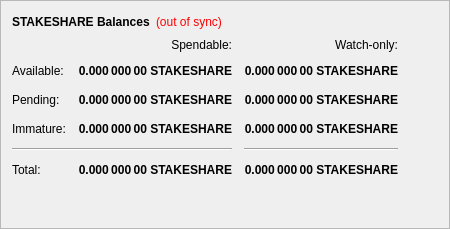
        <widget class="QFrame" name="frame">
         <property name="frameShape">
          <enum>QFrame::StyledPanel</enum>
         </property>
         <property name="frameShadow">
          <enum>QFrame::Raised</enum>
         </property>
         <layout class="QVBoxLayout" name="verticalLayout_4">
          <item>
           <layout class="QHBoxLayout" name="horizontalLayout_4">
            <item>
             <widget class="QLabel" name="label_5">
              <property name="font">
               <font>
                <weight>75</weight>
                <bold>true</bold>
               </font>
              </property>
              <property name="text">
               <string>STAKESHARE Balances</string>
              </property>
             </widget>
            </item>
            <item>
             <widget class="QLabel" name="labelWalletStatus">
              <property name="cursor">
               <cursorShape>WhatsThisCursor</cursorShape>
              </property>
              <property name="toolTip">
               <string>The displayed information may be out of date. Your wallet automatically synchronizes with the StakeShare network after a connection is established, but this process has not completed yet.</string>
              </property>
              <property name="styleSheet">
               <string notr="true">QLabel { color: red; }</string>
              </property>
              <property name="text">
               <string notr="true">(out of sync)</string>
              </property>
              <property name="alignment">
               <set>Qt::AlignLeading|Qt::AlignLeft|Qt::AlignVCenter</set>
              </property>
             </widget>
            </item>
            <item>
             <spacer name="horizontalSpacer_3">
              <property name="orientation">
               <enum>Qt::Horizontal</enum>
              </property>
              <property name="sizeHint" stdset="0">
               <size>
                <width>40</width>
                <height>20</height>
               </size>
              </property>
             </spacer>
            </item>
           </layout>
          </item>
          <item>
           <layout class="QGridLayout" name="gridLayout">
            <property name="spacing">
             <number>12</number>
            </property>
            <item row="2" column="2">
             <widget class="QLabel" name="labelWatchPending">
              <property name="font">
               <font>
                <weight>75</weight>
                <bold>true</bold>
               </font>
              </property>
              <property name="cursor">
               <cursorShape>IBeamCursor</cursorShape>
              </property>
              <property name="toolTip">
               <string>Unconfirmed transactions to watch-only addresses</string>
              </property>
              <property name="text">
               <string notr="true">0.000 000 00 STAKESHARE</string>
              </property>
              <property name="alignment">
               <set>Qt::AlignRight|Qt::AlignTrailing|Qt::AlignVCenter</set>
              </property>
              <property name="textInteractionFlags">
               <set>Qt::LinksAccessibleByMouse|Qt::TextSelectableByKeyboard|Qt::TextSelectableByMouse</set>
              </property>
             </widget>
            </item>
            <item row="2" column="1">
             <widget class="QLabel" name="labelUnconfirmed">
              <property name="font">
               <font>
                <weight>75</weight>
                <bold>true</bold>
               </font>
              </property>
              <property name="cursor">
               <cursorShape>IBeamCursor</cursorShape>
              </property>
              <property name="toolTip">
               <string>Total of transactions that have yet to be confirmed, and do not yet count toward the spendable balance</string>
              </property>
              <property name="text">
               <string notr="true">0.000 000 00 STAKESHARE</string>
              </property>
              <property name="alignment">
               <set>Qt::AlignRight|Qt::AlignTrailing|Qt::AlignVCenter</set>
              </property>
              <property name="textInteractionFlags">
               <set>Qt::LinksAccessibleByMouse|Qt::TextSelectableByKeyboard|Qt::TextSelectableByMouse</set>
              </property>
             </widget>
            </item>
            <item row="3" column="2">
             <widget class="QLabel" name="labelWatchImmature">
              <property name="font">
               <font>
                <weight>75</weight>
                <bold>true</bold>
               </font>
              </property>
              <property name="cursor">
               <cursorShape>IBeamCursor</cursorShape>
              </property>
              <property name="toolTip">
               <string>Staked or masternode rewards in watch-only addresses that has not yet matured</string>
              </property>
              <property name="text">
               <string notr="true">0.000 000 00 STAKESHARE</string>
              </property>
              <property name="alignment">
               <set>Qt::AlignRight|Qt::AlignTrailing|Qt::AlignVCenter</set>
              </property>
              <property name="textInteractionFlags">
               <set>Qt::LinksAccessibleByMouse|Qt::TextSelectableByKeyboard|Qt::TextSelectableByMouse</set>
              </property>
             </widget>
            </item>
            <item row="4" column="0" colspan="2">
             <widget class="Line" name="lineSpendableBalance">
              <property name="orientation">
               <enum>Qt::Horizontal</enum>
              </property>
             </widget>
            </item>
            <item row="4" column="2">
             <widget class="Line" name="lineWatchBalance">
              <property name="sizePolicy">
               <sizepolicy hsizetype="Preferred" vsizetype="Fixed">
                <horstretch>0</horstretch>
                <verstretch>0</verstretch>
               </sizepolicy>
              </property>
              <property name="minimumSize">
               <size>
                <width>140</width>
                <height>0</height>
               </size>
              </property>
              <property name="orientation">
               <enum>Qt::Horizontal</enum>
              </property>
             </widget>
            </item>
            <item row="5" column="0">
             <widget class="QLabel" name="labelTotalText">
              <property name="text">
               <string>Total:</string>
              </property>
             </widget>
            </item>
            <item row="3" column="1">
             <widget class="QLabel" name="labelImmature">
              <property name="font">
               <font>
                <weight>75</weight>
                <bold>true</bold>
               </font>
              </property>
              <property name="cursor">
               <cursorShape>IBeamCursor</cursorShape>
              </property>
              <property name="toolTip">
               <string>Staked or masternode rewards that has not yet matured</string>
              </property>
              <property name="text">
               <string notr="true">0.000 000 00 STAKESHARE</string>
              </property>
              <property name="alignment">
               <set>Qt::AlignRight|Qt::AlignTrailing|Qt::AlignVCenter</set>
              </property>
              <property name="textInteractionFlags">
               <set>Qt::LinksAccessibleByMouse|Qt::TextSelectableByKeyboard|Qt::TextSelectableByMouse</set>
              </property>
             </widget>
            </item>
            <item row="2" column="3">
             <spacer name="horizontalSpacer_2">
              <property name="orientation">
               <enum>Qt::Horizontal</enum>
              </property>
              <property name="sizeHint" stdset="0">
               <size>
                <width>40</width>
                <height>20</height>
               </size>
              </property>
             </spacer>
            </item>
            <item row="3" column="0">
             <widget class="QLabel" name="labelImmatureText">
              <property name="text">
               <string>Immature:</string>
              </property>
             </widget>
            </item>
            <item row="5" column="1">
             <widget class="QLabel" name="labelTotal">
              <property name="font">
               <font>
                <weight>75</weight>
                <bold>true</bold>
               </font>
              </property>
              <property name="cursor">
               <cursorShape>IBeamCursor</cursorShape>
              </property>
              <property name="toolTip">
               <string>Your current total balance</string>
              </property>
              <property name="text">
               <string notr="true">0.000 000 00 STAKESHARE</string>
              </property>
              <property name="alignment">
               <set>Qt::AlignRight|Qt::AlignTrailing|Qt::AlignVCenter</set>
              </property>
              <property name="textInteractionFlags">
               <set>Qt::LinksAccessibleByMouse|Qt::TextSelectableByKeyboard|Qt::TextSelectableByMouse</set>
              </property>
             </widget>
            </item>
            <item row="5" column="2">
             <widget class="QLabel" name="labelWatchTotal">
              <property name="font">
               <font>
                <weight>75</weight>
                <bold>true</bold>
               </font>
              </property>
              <property name="cursor">
               <cursorShape>IBeamCursor</cursorShape>
              </property>
              <property name="toolTip">
               <string>Current total balance in watch-only addresses</string>
              </property>
              <property name="text">
               <string notr="true">0.000 000 00 STAKESHARE</string>
              </property>
              <property name="alignment">
               <set>Qt::AlignRight|Qt::AlignTrailing|Qt::AlignVCenter</set>
              </property>
              <property name="textInteractionFlags">
               <set>Qt::LinksAccessibleByMouse|Qt::TextSelectableByKeyboard|Qt::TextSelectableByMouse</set>
              </property>
             </widget>
            </item>
            <item row="0" column="2">
             <widget class="QLabel" name="labelWatchonly">
              <property name="text">
               <string>Watch-only:</string>
              </property>
              <property name="alignment">
               <set>Qt::AlignRight|Qt::AlignTrailing|Qt::AlignVCenter</set>
              </property>
             </widget>
            </item>
            <item row="1" column="0">
             <widget class="QLabel" name="labelBalanceText">
              <property name="text">
               <string>Available:</string>
              </property>
             </widget>
            </item>
            <item row="1" column="1">
             <widget class="QLabel" name="labelBalance">
              <property name="font">
               <font>
                <weight>75</weight>
                <bold>true</bold>
               </font>
              </property>
              <property name="cursor">
               <cursorShape>IBeamCursor</cursorShape>
              </property>
              <property name="toolTip">
               <string>Your current spendable balance</string>
              </property>
              <property name="text">
               <string notr="true">0.000 000 00 STAKESHARE</string>
              </property>
              <property name="alignment">
               <set>Qt::AlignRight|Qt::AlignTrailing|Qt::AlignVCenter</set>
              </property>
              <property name="textInteractionFlags">
               <set>Qt::LinksAccessibleByMouse|Qt::TextSelectableByKeyboard|Qt::TextSelectableByMouse</set>
              </property>
             </widget>
            </item>
            <item row="1" column="2">
             <widget class="QLabel" name="labelWatchAvailable">
              <property name="font">
               <font>
                <weight>75</weight>
                <bold>true</bold>
               </font>
              </property>
              <property name="cursor">
               <cursorShape>IBeamCursor</cursorShape>
              </property>
              <property name="toolTip">
               <string>Your current balance in watch-only addresses</string>
              </property>
              <property name="text">
               <string notr="true">0.000 000 00 STAKESHARE</string>
              </property>
              <property name="alignment">
               <set>Qt::AlignRight|Qt::AlignTrailing|Qt::AlignVCenter</set>
              </property>
              <property name="textInteractionFlags">
               <set>Qt::LinksAccessibleByMouse|Qt::TextSelectableByKeyboard|Qt::TextSelectableByMouse</set>
              </property>
             </widget>
            </item>
            <item row="2" column="0">
             <widget class="QLabel" name="labelPendingText">
              <property name="text">
               <string>Pending:</string>
              </property>
             </widget>
            </item>
            <item row="0" column="1">
             <widget class="QLabel" name="labelSpendable">
              <property name="text">
               <string>Spendable:</string>
              </property>
              <property name="alignment">
               <set>Qt::AlignRight|Qt::AlignTrailing|Qt::AlignVCenter</set>
              </property>
             </widget>
            </item>
           </layout>
          </item>
          <item>
           <spacer name="verticalSpacer_4">
            <property name="orientation">
             <enum>Qt::Vertical</enum>
            </property>
            <property name="sizeHint" stdset="0">
             <size>
              <width>20</width>
              <height>40</height>
             </size>
            </property>
           </spacer>
          </item>
         </layout>
        </widget>
